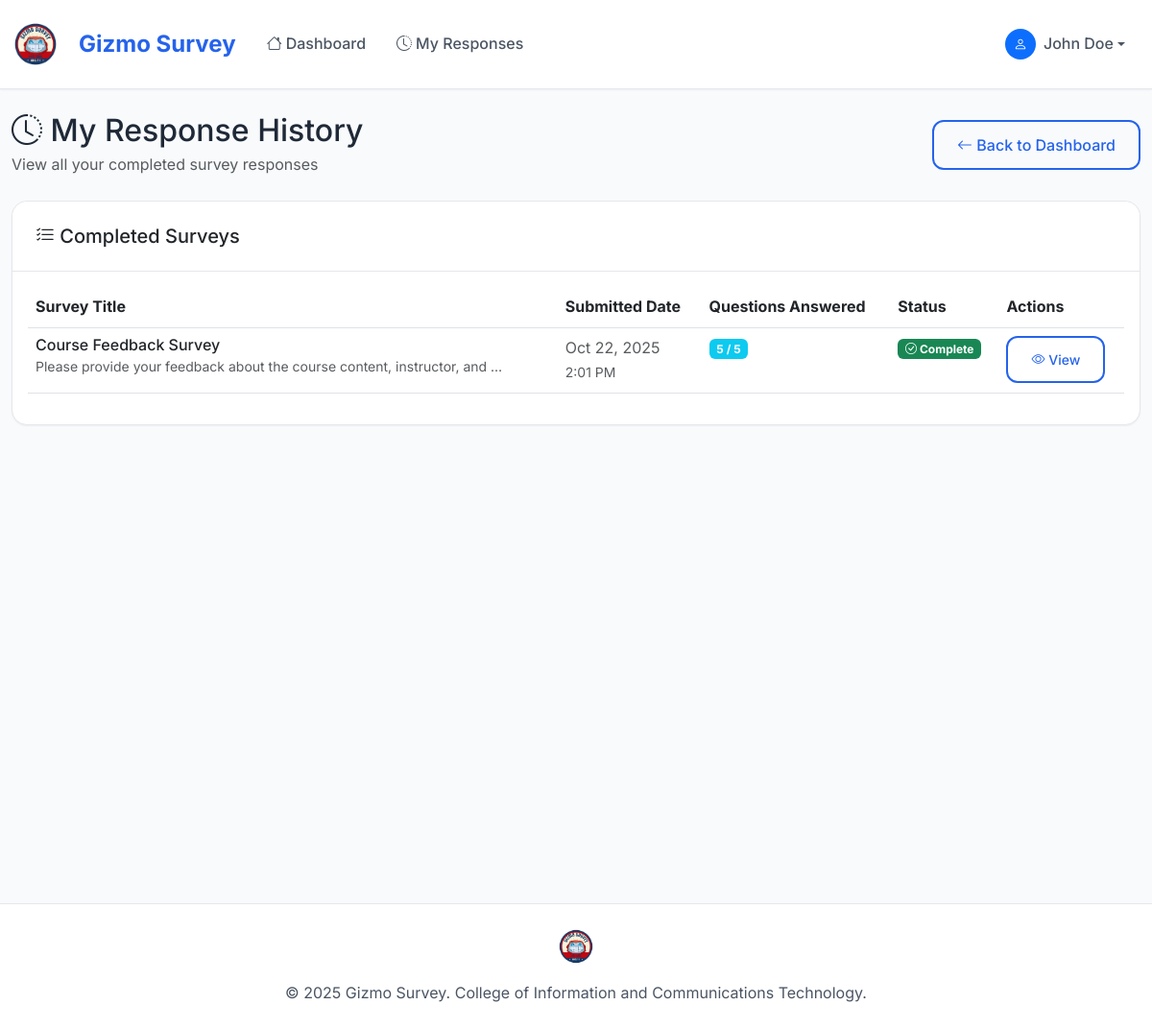
Screenshot of /student/history/ (signed in) with the database file from the repository.
### myapp/models.py (models this page shows, shortened)
class SurveyResponse(models.Model):
    survey = models.ForeignKey(Survey, on_delete=models.CASCADE, related_name='responses')
    student = models.ForeignKey(User, on_delete=models.CASCADE, related_name='survey_responses')
    submitted_at = models.DateTimeField(auto_now_add=True)
    is_complete = models.BooleanField(default=True)
    class Meta:
        unique_together = ['survey', 'student']
        ordering = ['-submitted_at']

class Survey(models.Model):
    title = models.CharField(max_length=200)
    description = models.TextField(blank=True)
    created_by = models.ForeignKey(User, on_delete=models.CASCADE, related_name='created_surveys')
    sections = models.ManyToManyField(Section, related_name='surveys')
    is_active = models.BooleanField(default=True)
    created_at = models.DateTimeField(auto_now_add=True)
    updated_at = models.DateTimeField(auto_now=True)
    due_date = models.DateTimeField(null=True, blank=True)
    class Meta:
        ordering = ['-created_at']

### myapp/views.py (the view)
# urls.py: path('student/history/', views.student_history, name='student_history'),
@login_required
def student_history(request):
    profile = UserProfile.objects.get(user=request.user)
    if profile.role != 'student':
        messages.error(request, 'Access denied. Student access required.')
        return redirect('home')
    responses = SurveyResponse.objects.filter(student=request.user).order_by('-submitted_at')
    paginator = Paginator(responses, 10)
    page_number = request.GET.get('page')
    page_obj = paginator.get_page(page_number)
    context = {
        'page_obj': page_obj,
        'profile': profile,
    }
    return render(request, 'myapp/student_history.html', context)

### myapp/templates/myapp/student_history.html (shortened to what this page needs)
{% extends 'myapp/base.html' %}
{% block content %}
<div class="container-fluid py-4">
    <div class="row">
        <div class="col-12">
            <div class="d-flex justify-content-between align-items-center mb-4">
                <div>
                    <h2 class="mb-1">
                        <i class="bi bi-clock-history"></i> My Response History
                    </h2>
                    <p class="text-muted mb-0">
                        View all your completed survey responses
                    </p>
                </div>
                <a href="{% url 'student_dashboard' %}" class="btn btn-outline-primary">
                    <i class="bi bi-arrow-left"></i> Back to Dashboard
                </a>
            </div>
        </div>
    </div>
    <div class="row">
        <div class="col-12">
            <div class="card">
                <div class="card-header">
                    <h5 class="mb-0">
                        <i class="bi bi-list-check"></i> Completed Surveys
                    </h5>
                </div>
                <div class="card-body">
                    {% if page_obj %}
                        <div class="table-responsive">
                            <table class="table table-hover">
                                <thead>
                                    <tr>
                                        <th>Survey Title</th>
                                        <th>Submitted Date</th>
                                        <th>Questions Answered</th>
                                        <th>Status</th>
                                        <th>Actions</th>
                                    </tr>
                                </thead>
                                <tbody>
                                    {% for response in page_obj %}
                                        <tr>
                                            <td>
                                                <div>
                                                    <h6 class="mb-0">{{ response.survey.title }}</h6>
                                                    {% if response.survey.description %}
                                                        <small class="text-muted">{{ response.survey.description|truncatewords:10 }}</small>
                                                    {% endif %}
                                                </div>
                                            </td>
                                            <td>
                                                <span class="text-muted">
                                                    {{ response.submitted_at|date:"M d, Y" }}<br>
                                                    <small>{{ response.submitted_at|time:"g:i A" }}</small>
                                                </span>
                                            </td>
                                            <td>
                                                <span class="badge bg-info">
                                                    {{ response.answers.count }} / {{ response.survey.questions.count }}
                                                </span>
                                            </td>
                                            <td>
                                                {% if response.is_complete %}
                                                    <span class="badge bg-success">
                                                        <i class="bi bi-check-circle"></i> Complete
                                                    </span>
                                                {% else %}
                                                    <span class="badge bg-warning">
                                                        <i class="bi bi-exclamation-circle"></i> Incomplete
                                                    </span>
                                                {% endif %}
                                            </td>
                                            <td>
                                                <button class="btn btn-outline-primary btn-sm"
                                                        onclick="viewResponse({{ response.id }})">
                                                    <i class="bi bi-eye"></i> View
                                                </button>
                                            </td>
                                        </tr>
                                    {% endfor %}
                                </tbody>
                            </table>
                        </div>
                    {% endif %}
                </div>
            </div>
        </div>
    </div>
</div>
{% endblock %}

### myapp/templates/myapp/base.html (shortened to what this page needs)
<!DOCTYPE html>
<html lang="en">
<head>
    <link href="https://cdn.jsdelivr.net/npm/bootstrap@5.3.0/dist/css/bootstrap.min.css" rel="stylesheet">
    <link href="https://cdn.jsdelivr.net/npm/bootstrap-icons@1.10.0/font/bootstrap-icons.css" rel="stylesheet">
</head>
<body>
    <nav class="navbar navbar-expand-lg navbar-light">
        <div class="container-fluid">
            <a class="navbar-brand d-flex align-items-center" href="{% url 'home' %}">
                {% load static %}
                <img src="{% static 'myapp/images/logo_survey.png' %}" alt="Gizmo Survey Logo" class="navbar-logo">
                <span class="brand-text">Gizmo Survey</span>
            </a>
            {% if user.is_authenticated %}
            <div class="collapse navbar-collapse" id="navbarNav">
                <ul class="navbar-nav me-auto">
                    {% if user.userprofile.role == 'student' %}
                        <li class="nav-item">
                            <a class="nav-link" href="{% url 'student_dashboard' %}">
                                <i class="bi bi-house me-1"></i>Dashboard
                            </a>
                        </li>
                        <li class="nav-item">
                            <a class="nav-link" href="{% url 'student_history' %}">
                                <i class="bi bi-clock-history me-1"></i>My Responses
                            </a>
                        </li>
                    {% endif %}
                </ul>
                <ul class="navbar-nav">
                    <li class="nav-item dropdown">
                        <a class="nav-link dropdown-toggle d-flex align-items-center" href="#" role="button" data-bs-toggle="dropdown">
                            <div class="bg-primary rounded-circle d-flex align-items-center justify-content-center me-2" style="width: 32px; height: 32px;">
                                <i class="bi bi-person text-white" style="font-size: 0.875rem;"></i>
                            </div>
                            <span class="fw-medium">{{ user.get_full_name|default:user.username }}</span>
                        </a>
                    </li>
                </ul>
            </div>
            {% endif %}
        </div>
    </nav>
    <main class="main-content">
        {% block content %}{% endblock %}
    </main>
    <footer class="footer text-center py-4 mt-5">
        <div class="container">
            {% load static %}
            <img src="{% static 'myapp/images/logo_survey.png' %}" alt="Gizmo Survey Logo" class="footer-logo">
            <p class="mb-0">&copy; 2025 Gizmo Survey. College of Information and Communications Technology.</p>
        </div>
    </footer>
</body>
</html>

### myapp/templates/myapp/base.html (style rules this page uses)
:root { --primary-color: #2563eb; --primary-dark: #1d4ed8; --primary-light: #3b82f6; --secondary-color: #64748b; --success-color: #10b981; --warning-color: #f59e0b; --danger-color: #ef4444; --light-bg: #f8fafc; --white: #ffffff; --gray-50: #f9fafb; --gray-100: #f3f4f6; --gray-200: #e5e7eb; --gray-300: #d1d5db; --gray-400: #9ca3af; --gray-500: #6b7280; --gray-600: #4b5563; --gray-700: #374151; --gray-800: #1f2937; --gray-900: #111827; --shadow-sm: 0 1px 2px 0 rgb(0 0 0 / 0.05); --shadow-md: 0 4px 6px -1px rgb(0 0 0 / 0.1), 0 2px 4px -2px rgb(0 0 0 / 0.1); --shadow-lg: 0 10px 15px -3px rgb(0 0 0 / 0.1), 0 4px 6px -4px rgb(0 0 0 / 0.1); --shadow-xl: 0 20px 25px -5px rgb(0 0 0 / 0.1), 0 8px 10px -6px rgb(0 0 0 / 0.1); --border-radius: 0.75rem; --border-radius-lg: 1rem; }
* { font-family: 'Inter', -apple-system, BlinkMacSystemFont, 'Segoe UI', Roboto, sans-serif; }
body { background-color: var(--light-bg); color: var(--gray-800); line-height: 1.6; }
.navbar { background: var(--white) !important; border-bottom: 1px solid var(--gray-200); box-shadow: var(--shadow-sm); padding: 1rem 0; }
.navbar-brand { font-weight: 700; font-size: 1.5rem; color: var(--primary-color) !important; text-decoration: none; }
.navbar-nav .nav-link { font-weight: 500; color: var(--gray-600) !important; padding: 0.5rem 1rem !important; border-radius: var(--border-radius); transition: all 0.2s ease; }
.card { background: var(--white); border: 1px solid var(--gray-200); border-radius: var(--border-radius-lg); box-shadow: var(--shadow-sm); transition: all 0.3s ease; }
.card-header { background: var(--white); border-bottom: 1px solid var(--gray-200); border-radius: var(--border-radius-lg) var(--border-radius-lg) 0 0 !important; padding: 1.5rem; }
.btn { font-weight: 500; border-radius: var(--border-radius); padding: 0.75rem 1.5rem; transition: all 0.2s ease; border: none; }
.btn-outline-primary { color: var(--primary-color); border: 2px solid var(--primary-color); background: transparent; }
.main-content { min-height: 100vh; background: var(--light-bg); }
.footer { background: var(--white); border-top: 1px solid var(--gray-200); color: var(--gray-600); }
.navbar-logo { height: 50px; width: auto; margin-right: 12px; }
.footer-logo { height: 40px; width: auto; margin: 0 auto 16px; display: block; }
.brand-text { font-size: 1.5rem; font-weight: 700; color: var(--primary-color); margin-left: 8px; }

### rows the page displays
SurveyResponse: survey "Course Feedback Survey", survey.description "Please provide your feedback about the course content, instructor, and …", submitted_at "Oct 22, 2025", submitted_at "2:01 PM", answers.count "5", survey.questions.count "5", is_complete True (drawn)

### other values shown
{{ user.get_full_name|default:user.username }} "John Doe"
